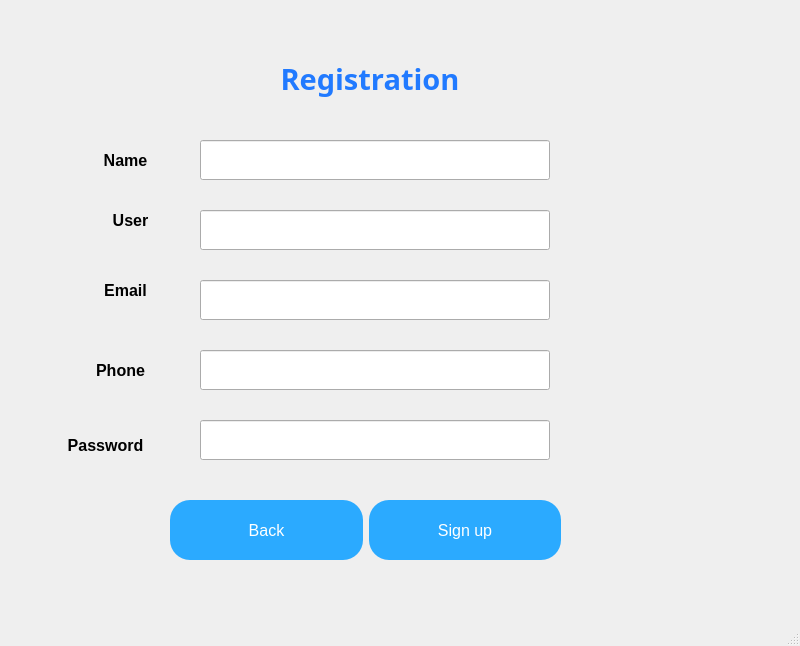
<?xml version="1.0" encoding="UTF-8"?>
<ui version="4.0">
 <class>MainWindow</class>
 <widget class="QMainWindow" name="MainWindow">
  <property name="geometry">
   <rect>
    <x>0</x>
    <y>0</y>
    <width>800</width>
    <height>646</height>
   </rect>
  </property>
  <property name="windowTitle">
   <string>MainWindow</string>
  </property>
  <widget class="QWidget" name="centralwidget">
   <widget class="QLabel" name="label">
    <property name="geometry">
     <rect>
      <x>170</x>
      <y>39</y>
      <width>400</width>
      <height>80</height>
     </rect>
    </property>
    <property name="minimumSize">
     <size>
      <width>400</width>
      <height>80</height>
     </size>
    </property>
    <property name="maximumSize">
     <size>
      <width>500</width>
      <height>100</height>
     </size>
    </property>
    <property name="font">
     <font>
      <family>Yu Gothic UI Semibold</family>
      <pointsize>22</pointsize>
      <weight>75</weight>
      <bold>true</bold>
     </font>
    </property>
    <property name="styleSheet">
     <string notr="true">color: rgb(33, 122, 255);</string>
    </property>
    <property name="text">
     <string>Registration</string>
    </property>
    <property name="alignment">
     <set>Qt::AlignCenter</set>
    </property>
   </widget>
   <widget class="QLineEdit" name="lineEdit">
    <property name="geometry">
     <rect>
      <x>200</x>
      <y>140</y>
      <width>350</width>
      <height>40</height>
     </rect>
    </property>
    <property name="minimumSize">
     <size>
      <width>350</width>
      <height>40</height>
     </size>
    </property>
    <property name="maximumSize">
     <size>
      <width>500</width>
      <height>40</height>
     </size>
    </property>
   </widget>
   <widget class="QLabel" name="label_2">
    <property name="geometry">
     <rect>
      <x>80</x>
      <y>140</y>
      <width>91</width>
      <height>41</height>
     </rect>
    </property>
    <property name="font">
     <font>
      <pointsize>12</pointsize>
      <weight>75</weight>
      <bold>true</bold>
     </font>
    </property>
    <property name="text">
     <string>Name</string>
    </property>
    <property name="alignment">
     <set>Qt::AlignCenter</set>
    </property>
   </widget>
   <widget class="QLineEdit" name="lineEdit_2">
    <property name="geometry">
     <rect>
      <x>200</x>
      <y>210</y>
      <width>350</width>
      <height>40</height>
     </rect>
    </property>
    <property name="minimumSize">
     <size>
      <width>350</width>
      <height>40</height>
     </size>
    </property>
    <property name="maximumSize">
     <size>
      <width>500</width>
      <height>40</height>
     </size>
    </property>
   </widget>
   <widget class="QLabel" name="label_3">
    <property name="geometry">
     <rect>
      <x>90</x>
      <y>200</y>
      <width>81</width>
      <height>41</height>
     </rect>
    </property>
    <property name="font">
     <font>
      <pointsize>12</pointsize>
      <weight>75</weight>
      <bold>true</bold>
     </font>
    </property>
    <property name="text">
     <string>User</string>
    </property>
    <property name="alignment">
     <set>Qt::AlignCenter</set>
    </property>
   </widget>
   <widget class="QLineEdit" name="lineEdit_3">
    <property name="geometry">
     <rect>
      <x>200</x>
      <y>280</y>
      <width>350</width>
      <height>40</height>
     </rect>
    </property>
    <property name="minimumSize">
     <size>
      <width>350</width>
      <height>40</height>
     </size>
    </property>
    <property name="maximumSize">
     <size>
      <width>500</width>
      <height>40</height>
     </size>
    </property>
   </widget>
   <widget class="QLabel" name="label_4">
    <property name="geometry">
     <rect>
      <x>90</x>
      <y>270</y>
      <width>71</width>
      <height>41</height>
     </rect>
    </property>
    <property name="font">
     <font>
      <pointsize>12</pointsize>
      <weight>75</weight>
      <bold>true</bold>
     </font>
    </property>
    <property name="text">
     <string>Email</string>
    </property>
    <property name="alignment">
     <set>Qt::AlignCenter</set>
    </property>
   </widget>
   <widget class="QLineEdit" name="lineEdit_4">
    <property name="geometry">
     <rect>
      <x>200</x>
      <y>350</y>
      <width>350</width>
      <height>40</height>
     </rect>
    </property>
    <property name="minimumSize">
     <size>
      <width>350</width>
      <height>40</height>
     </size>
    </property>
    <property name="maximumSize">
     <size>
      <width>500</width>
      <height>40</height>
     </size>
    </property>
   </widget>
   <widget class="QLabel" name="label_5">
    <property name="geometry">
     <rect>
      <x>80</x>
      <y>350</y>
      <width>81</width>
      <height>41</height>
     </rect>
    </property>
    <property name="font">
     <font>
      <pointsize>12</pointsize>
      <weight>75</weight>
      <bold>true</bold>
     </font>
    </property>
    <property name="text">
     <string>Phone</string>
    </property>
    <property name="alignment">
     <set>Qt::AlignCenter</set>
    </property>
   </widget>
   <widget class="QLineEdit" name="lineEdit_5">
    <property name="geometry">
     <rect>
      <x>200</x>
      <y>420</y>
      <width>350</width>
      <height>40</height>
     </rect>
    </property>
    <property name="minimumSize">
     <size>
      <width>350</width>
      <height>40</height>
     </size>
    </property>
    <property name="maximumSize">
     <size>
      <width>500</width>
      <height>40</height>
     </size>
    </property>
   </widget>
   <widget class="QLabel" name="label_6">
    <property name="geometry">
     <rect>
      <x>50</x>
      <y>430</y>
      <width>111</width>
      <height>31</height>
     </rect>
    </property>
    <property name="font">
     <font>
      <pointsize>12</pointsize>
      <weight>75</weight>
      <bold>true</bold>
     </font>
    </property>
    <property name="text">
     <string>Password</string>
    </property>
    <property name="alignment">
     <set>Qt::AlignCenter</set>
    </property>
   </widget>
   <widget class="QWidget" name="">
    <property name="geometry">
     <rect>
      <x>170</x>
      <y>500</y>
      <width>391</width>
      <height>61</height>
     </rect>
    </property>
    <layout class="QHBoxLayout" name="horizontalLayout">
     <item>
      <widget class="QPushButton" name="pushButton_2">
       <property name="minimumSize">
        <size>
         <width>150</width>
         <height>50</height>
        </size>
       </property>
       <property name="maximumSize">
        <size>
         <width>200</width>
         <height>60</height>
        </size>
       </property>
       <property name="font">
        <font>
         <family>Tahoma</family>
         <pointsize>12</pointsize>
        </font>
       </property>
       <property name="styleSheet">
        <string notr="true">background-color: rgb(43, 170, 255);
color: rgb(255, 255, 255);
border-radius:20px;</string>
       </property>
       <property name="text">
        <string>Back</string>
       </property>
      </widget>
     </item>
     <item>
      <widget class="QPushButton" name="pushButton">
       <property name="minimumSize">
        <size>
         <width>150</width>
         <height>50</height>
        </size>
       </property>
       <property name="maximumSize">
        <size>
         <width>200</width>
         <height>60</height>
        </size>
       </property>
       <property name="font">
        <font>
         <family>Tahoma</family>
         <pointsize>12</pointsize>
        </font>
       </property>
       <property name="styleSheet">
        <string notr="true">background-color: rgb(43, 170, 255);
color: rgb(255, 255, 255);
border-radius:20px;</string>
       </property>
       <property name="text">
        <string>Sign up</string>
       </property>
      </widget>
     </item>
    </layout>
   </widget>
  </widget>
  <widget class="QMenuBar" name="menubar">
   <property name="geometry">
    <rect>
     <x>0</x>
     <y>0</y>
     <width>800</width>
     <height>26</height>
    </rect>
   </property>
  </widget>
  <widget class="QStatusBar" name="statusbar"/>
 </widget>
 <resources/>
 <connections/>
</ui>
